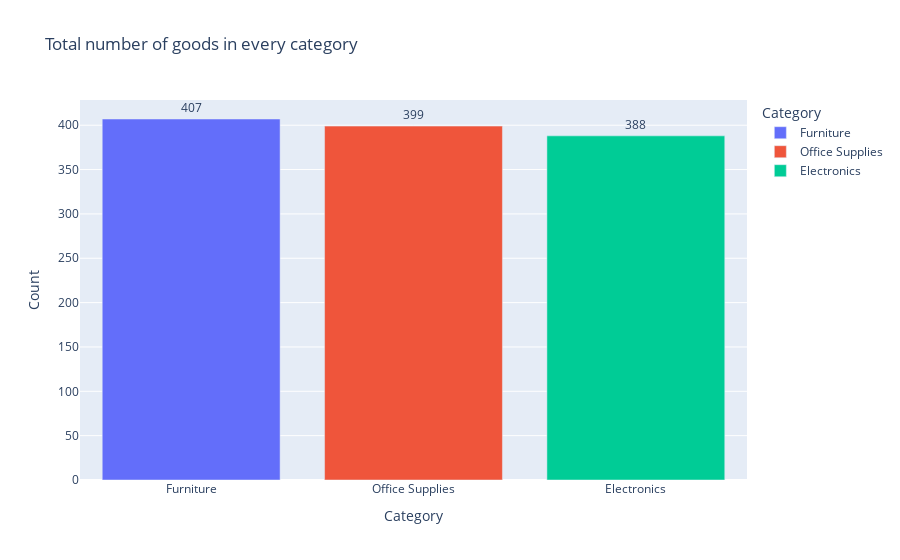

The notebook cell this image was saved under:
### Code cell
category_counts = df['Category'].value_counts().reset_index()
category_counts.columns = ['Category', 'Count']

fig = px.bar(
    data_frame=category_counts,
    x='Category',
    y='Count',
    color = 'Category',
    title='Total number of goods in every category',
    text='Count'   
)

fig.update_traces(texttemplate='%{text}', textposition='outside')  
fig.show()

### Figure 1 — Plotly figure (JSON) as saved in the notebook; plotly's stock layout.template omitted (floating-point values rounded to 4 significant figures)
{"data": [{"hovertemplate": "Category=%{x}<br>Count=%{text}<extra></extra>", "legendgroup": "Furniture", "marker": {"color": "#636efa", "pattern": {"shape": ""}}, "name": "Furniture", "orientation": "v", "showlegend": true, "text": [407.0], "textposition": "outside", "texttemplate": "%{text}", "type": "bar", "x": ["Furniture"], "xaxis": "x", "y": [407], "yaxis": "y"}, {"hovertemplate": "Category=%{x}<br>Count=%{text}<extra></extra>", "legendgroup": "Office Supplies", "marker": {"color": "#EF553B", "pattern": {"shape": ""}}, "name": "Office Supplies", "orientation": "v", "showlegend": true, "text": [399.0], "textposition": "outside", "texttemplate": "%{text}", "type": "bar", "x": ["Office Supplies"], "xaxis": "x", "y": [399], "yaxis": "y"}, {"hovertemplate": "Category=%{x}<br>Count=%{text}<extra></extra>", "legendgroup": "Electronics", "marker": {"color": "#00cc96", "pattern": {"shape": ""}}, "name": "Electronics", "orientation": "v", "showlegend": true, "text": [388.0], "textposition": "outside", "texttemplate": "%{text}", "type": "bar", "x": ["Electronics"], "xaxis": "x", "y": [388], "yaxis": "y"}], "layout": {"barmode": "relative", "legend": {"title": {"text": "Category"}, "tracegroupgap": 0}, "title": {"text": "Total number of goods in every category"}, "xaxis": {"anchor": "y", "categoryarray": ["Furniture", "Office Supplies", "Electronics"], "categoryorder": "array", "domain": [0, 1], "title": {"text": "Category"}}, "yaxis": {"anchor": "x", "domain": [0, 1], "title": {"text": "Count"}}}}
